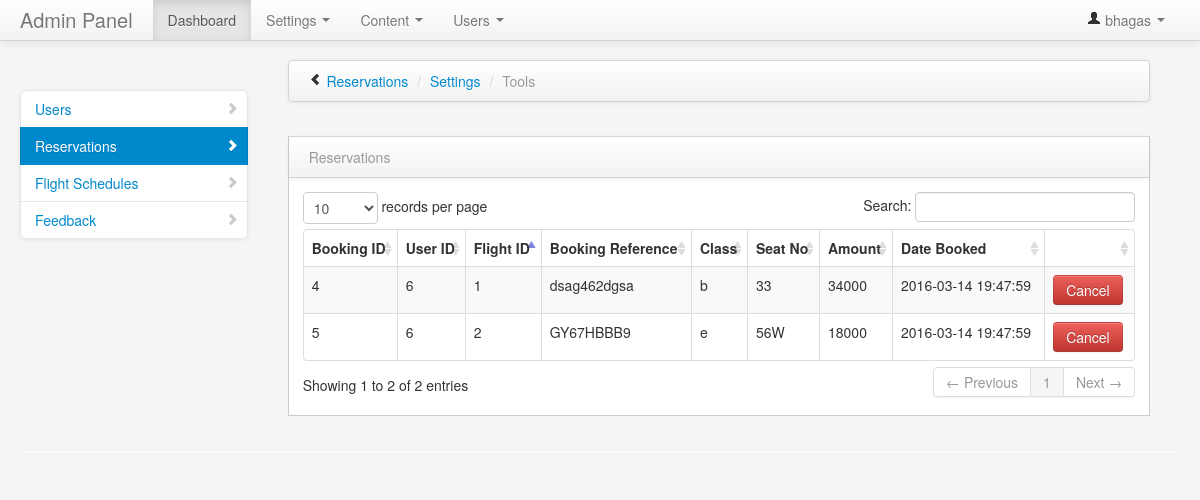
The page /admin/res.php (signed in) on the database its author committed.
### tables this page shows
CREATE TABLE IF NOT EXISTS `bookings` (
`booking_id` int(11) NOT NULL,
  `user_id` int(11) NOT NULL,
  `flight_id` int(11) NOT NULL,
  `booking_reference` longtext NOT NULL,
  `class` varchar(2) NOT NULL,
  `seat_no` varchar(10) NOT NULL,
  `amount` float NOT NULL,
  `date_created` timestamp NOT NULL DEFAULT CURRENT_TIMESTAMP
);

### admin/res.php (the view, shortened to what this page needs)
<!DOCTYPE html>
<html class="no-js">
    <head>
        <link href="bootstrap/css/bootstrap.min.css" rel="stylesheet" media="screen">
        <link href="bootstrap/css/bootstrap-responsive.min.css" rel="stylesheet" media="screen">
        <link href="vendors/easypiechart/jquery.easy-pie-chart.css" rel="stylesheet" media="screen">
        <link href="assets/styles.css" rel="stylesheet" media="screen">
        <link href="assets/styles.css" rel="stylesheet" media="screen">
        <link href="assets/DT_bootstrap.css" rel="stylesheet" media="screen">
    </head>
    <body>
        <?PHP include_once 'nav.php'; ?>
        <div class="container-fluid">
            <div class="row-fluid">
                <div class="span3" id="sidebar">
                    <ul class="nav nav-list bs-docs-sidenav nav-collapse collapse">
                        <li >
                            <a href="index.php"><i class="icon-chevron-right"></i>Users</a>
                        </li >
                        <li class="active">
                            <a href="res.php"><i class="icon-chevron-right"></i>Reservations</a>
                        </li>
                        <li>
                            <a href="flights.php"><i class="icon-chevron-right"></i>Flight Schedules</a>
                        </li>
                        <li>
                            <a href="feedbacks.php"><i class="icon-chevron-right"></i>Feedback</a>
                        </li>
                    </ul>
                </div>
                <div class="span9" id="content">
                    <div class="row-fluid">
                        <div class="navbar">
                            <div class="navbar-inner">
                                <ul class="breadcrumb">
                                    <i class="icon-chevron-left hide-sidebar"><a href='#' title="Hide Sidebar" rel='tooltip'>&nbsp;</a></i>
                                    <li>
                                        <a href="#">Reservations</a> <span class="divider">/</span>
                                    </li>
                                    <li>
                                        <a href="#">Settings</a> <span class="divider">/</span>
                                    </li>
                                    <li class="active">Tools</li>
                                </ul>
                            </div>
                        </div>
                    </div>
                    <div class="row-fluid">
                        <div class="block">
                            <div class="navbar navbar-inner block-header">
                                <div class="muted pull-left">Reservations</div>
                            </div>
                            <div class="block-content collapse in">
                                <div class="span12">
                                    <table cellpadding="0" cellspacing="0" border="0" class="table table-striped table-bordered" id="res1">
                                        <thead>
                                            <tr>
                                                <th>Booking ID</th>
                                                <th>User ID</th>
                                                <th>Flight ID</th>
                                                <th>Booking Reference</th>
                                                <th>Class</th>
                                                <th>Seat No</th>
                                                <th>Amount</th>
                                                <th>Date Booked</th>
                                                <th></th>
                                            </tr>
                                        </thead>
                                        <tbody>
                                            <?php
                                            $conexion = db_connect();
                                            $sql = "SELECT * FROM bookings order by flight_id";
                                            $result = $conexion->query($sql);
                                            while ($row = $result->fetch_array()) {
                                                $booking_id = $row['booking_id'];
                                                $user_id = $row['user_id'];
                                                $flight_id = $row['flight_id'];
                                                $booking_reference = $row['booking_reference'];
                                                $class = $row['class'];
                                                $seat_no = $row['seat_no'];
                                                $amount = $row['amount'];
                                                $date_created = $row['date_created'];
                                                ?>
                                                <tr>
                                                    <td><?PHP echo $booking_id; ?></td>
                                                    <td><?PHP echo $user_id; ?></td>
                                                    <td><?PHP echo $flight_id; ?></td>
                                                    <td><?PHP echo $booking_reference; ?></td>
                                                    <td><?PHP echo $class; ?></td>
                                                    <td><?PHP echo $seat_no; ?></td>
                                                    <td><?PHP echo $amount; ?></td>
                                                    <td><?PHP echo $date_created; ?></td>
                                                    <td>
                                                        <a class="btn btn-danger" href="#" onclick="return Delete(<?php echo $booking_id; ?>)" >
                                                            Cancel
                                                        </a>
                                                    </td>
                                                </tr>
<?php } ?>
                                        </tbody>
                                    </table>
                                </div>
                            </div>
                        </div>
                    </div>
                </div>
            </div>
            <hr>
        </div>
    </body>
</html>

### admin/assets/styles.css (style rules this page uses)
body { padding-top: 0; padding-bottom: 40px; background-color: #f5f5f5; }
@media (min-width: 979px) { body { padding-top: 60px; } }
#content { margin-left:0px; }
.hide-sidebar, .show-sidebar { cursor: pointer; }
.breadcrumb { margin: 0 0 0px; padding: 10px 0px; background-color: transparent; }
.block { border: 1px solid #ccc; background: white; margin: 1em 0em; border-top: none; }
.block-content { margin: 1em; min-height: .25em; }
.block-header { margin-bottom: 0px; border-right: none; border-left: none; -webkit-border-radius: 0px; -moz-border-radius: 0px; border-radius: 0px; }
.block-header div { padding-top: 10px; }
.bs-docs-sidenav { max-width: 228px; margin: 30px 0 0; padding: 0; background-color: #fff; -webkit-border-radius: 6px; -moz-border-radius: 6px; border-radius: 6px; -webkit-box-shadow: 0 1px 4px rgba(0,0,0,.065); -moz-box-shadow: 0 1px 4px rgba(0,0,0,.065); box-shadow: 0 1px 4px rgba(0,0,0,.065); }
.bs-docs-sidenav > li > a { display: block; width: 190px \9; margin: 0 0 -1px; padding: 8px 14px; border: 1px solid #e5e5e5; }
.bs-docs-sidenav > li:first-child > a { -webkit-border-radius: 6px 6px 0 0; -moz-border-radius: 6px 6px 0 0; border-radius: 6px 6px 0 0; }
.bs-docs-sidenav > li:last-child > a { -webkit-border-radius: 0 0 6px 6px; -moz-border-radius: 0 0 6px 6px; border-radius: 0 0 6px 6px; }
.bs-docs-sidenav > .active > a { position: relative; z-index: 2; padding: 9px 15px; border: 0; text-shadow: 0 1px 0 rgba(0,0,0,.15); -webkit-box-shadow: inset 1px 0 0 rgba(0,0,0,.1), inset -1px 0 0 rgba(0,0,0,.1); -moz-box-shadow: inset 1px 0 0 rgba(0,0,0,.1), inset -1px 0 0 rgba(0,0,0,.1); box-shadow: inset 1px 0 0 rgba(0,0,0,.1), inset -1px 0 0 rgba(0,0,0,.1); }
.bs-docs-sidenav .icon-chevron-right { float: right; margin-top: 2px; margin-right: -6px; opacity: .25; }
.bs-docs-sidenav .active .icon-chevron-right, .bs-docs-sidenav .active a:hover .icon-chevron-right { opacity: 1; }

### rows shown on the page
bookings: booking_id "4", user "6", flight "1", booking_reference "dsag462dgsa", class "b", seat_no "33", amount "34000", date_created "2016-03-14 19:47:59"
bookings: booking_id "5", user "6", flight "2", booking_reference "GY67HBBB9", class "e", seat_no "56W", amount "18000", date_created "2016-03-14 19:47:59"

### other values the page prints
$_SESSION['first_name'] "bhagas"
